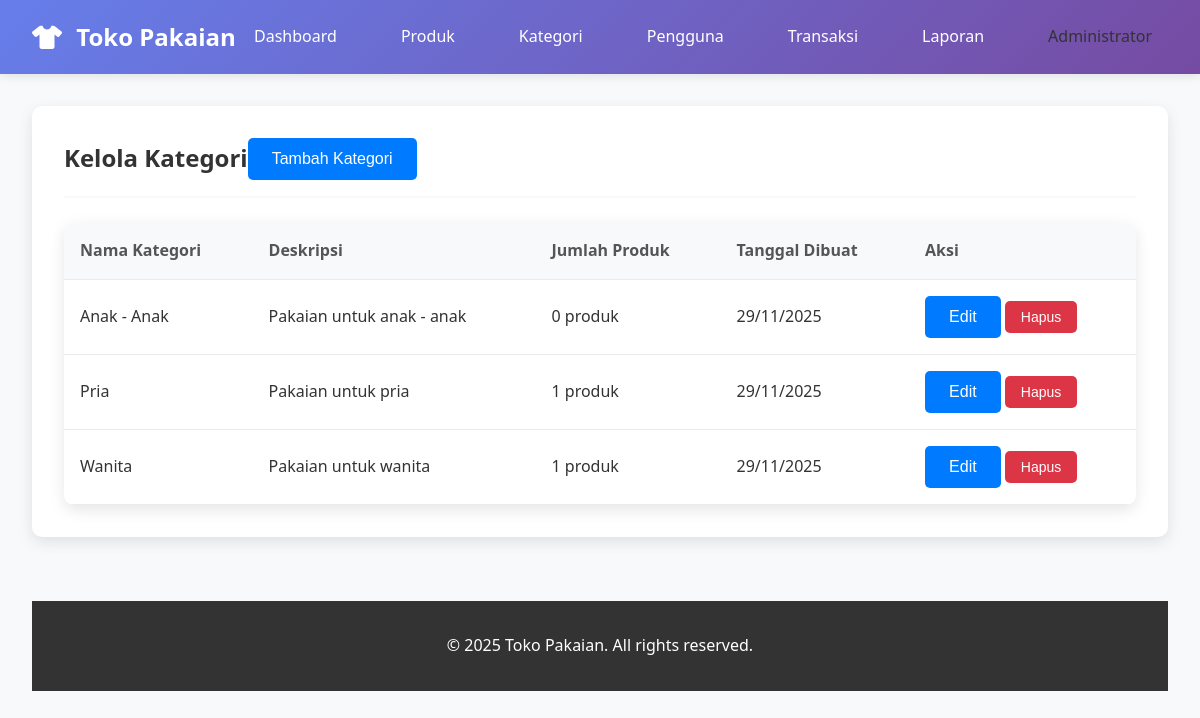
Screenshot of /admin/categories.php (signed in) with the database file from the repository.
### tables this page shows
CREATE TABLE IF NOT EXISTS `categories` (
  `id` int NOT NULL AUTO_INCREMENT,
  `name` varchar(100) NOT NULL,
  `description` text,
  `created_at` timestamp NULL DEFAULT CURRENT_TIMESTAMP,
  PRIMARY KEY (`id`)
);

### admin/categories.php (the view, shortened to what this page needs)
<?php
require_once '../includes/auth.php';
include '../includes/header.php';
$categories = $pdo->query("SELECT * FROM categories ORDER BY name")->fetchAll(PDO::FETCH_ASSOC);
?>
<link rel="stylesheet" href="../assets/css/style.css">
<div class="card">
    <div class="card-header">
        <h2 class="card-title">Kelola Kategori</h2>
        <button class="btn btn-primary" onclick="showAddForm()">Tambah Kategori</button>
    </div>
    <div class="card-body">
    <div class="table-responsive">
        <table class="table">
            <thead>
                <tr>
                    <th>Nama Kategori</th>
                    <th>Deskripsi</th>
                    <th>Jumlah Produk</th>
                    <th>Tanggal Dibuat</th>
                    <th>Aksi</th>
                </tr>
            </thead>
            <tbody>
                <?php if (!empty($categories)): ?>
                    <?php foreach ($categories as $category): ?>
                        <?php
                        $stmt_count = $pdo->prepare("SELECT COUNT(*) FROM products WHERE category_id = ?");
                        $stmt_count->execute([$category['id']]);
                        $product_count = $stmt_count->fetchColumn();
                        ?>
                        <tr>
                            <td><?php echo $category['name']; ?></td>
                            <td><?php echo $category['description'] ?: '-'; ?></td>
                            <td><?php echo $product_count; ?> produk</td>
                            <td><?php echo date('d/m/Y', strtotime($category['created_at'])); ?></td>
                            <td>
                                <button class="btn btn-sm btn-primary" onclick="showEditForm(<?php echo $category['id']; ?>)">Edit</button>
                                <form method="POST" style="display: inline;">
                                    <button type="submit" name="delete_category" class="btn btn-sm btn-danger" onclick="return confirm('Hapus kategori ini?')">Hapus</button>
                                </form>
                            </td>
                        </tr>
                    <?php endforeach; ?>
                <?php else: ?>
                    <tr>
                        <td colspan="5" style="text-align: center;">Belum ada kategori</td>
                    </tr>
                <?php endif; ?>
            </tbody>
        </table>
    </div>
</div>
<?php include '../includes/footer.php'; ?>

### assets/css/style.css (style rules this page uses)
* { margin: 0; padding: 0; box-sizing: border-box; }
body { font-family: 'Segoe UI', Tahoma, Geneva, Verdana, sans-serif; line-height: 1.6; color: #333; background-color: #f8f9fa; }
.card { background: white; border-radius: 10px; padding: 2rem; box-shadow: 0 5px 15px rgba(0,0,0,0.1); margin-bottom: 2rem; }
.card-header { display: flex; justify-content: between; align-items: center; margin-bottom: 1.5rem; padding-bottom: 1rem; border-bottom: 2px solid #f8f9fa; }
.card-title { font-size: 1.5rem; font-weight: 600; color: #333; }
.btn { display: inline-block; padding: 0.75rem 1.5rem; border: none; border-radius: 5px; text-decoration: none; text-align: center; cursor: pointer; transition: all 0.3s; font-weight: 500; }
.btn-primary { background: linear-gradient(135deg, #667eea 0%, #764ba2 100%); color: white; }
.btn-danger { background-color: #dc3545; color: white; }
.btn-sm { padding: 0.5rem 1rem; font-size: 0.875rem; }
.table { width: 100%; border-collapse: collapse; background: white; border-radius: 10px; overflow: hidden; box-shadow: 0 5px 15px rgba(0,0,0,0.1); }
.table th, .table td { padding: 1rem; text-align: left; border-bottom: 1px solid #e9ecef; }
.table th { background-color: #f8f9fa; font-weight: 600; color: #555; }
.btn-primary { background: #007bff; color: white; border: none; padding: 0.75rem 1.5rem; border-radius: 5px; cursor: pointer; font-size: 1rem; }

### rows the page displays
categories: name "Anak - Anak", description "Pakaian untuk anak - anak", product_count "0", created_at "29/11/2025"
categories: name "Pria", description "Pakaian untuk pria", product_count "1", created_at "29/11/2025"
categories: name "Wanita", description "Pakaian untuk wanita", product_count "1", created_at "29/11/2025"

### other values shown
$_SESSION['full_name'] "Administrator"
